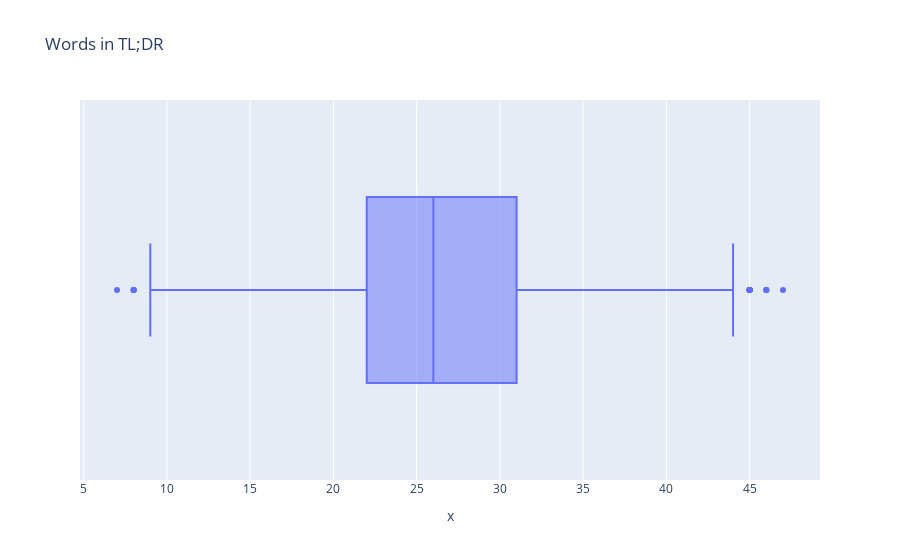

Notebook source saved alongside this figure:
### Code cell
px.box(x=n_words_completion, title="Words in TL;DR")

### Figure 1 — Plotly figure (JSON) as saved in the notebook; plotly's stock layout.template omitted (floating-point values rounded to 4 significant figures; data arrays with more than 128 entries replaced by an {"elided": "..."} marker saying what was removed)
{"data": [{"alignmentgroup": "True", "hovertemplate": "x=%{x}<extra></extra>", "legendgroup": "", "marker": {"color": "#636efa"}, "name": "", "notched": false, "offsetgroup": "", "orientation": "h", "showlegend": false, "type": "box", "x": {"elided": "116722 int values"}, "x0": " ", "xaxis": "x", "y0": " ", "yaxis": "y"}], "layout": {"boxmode": "group", "legend": {"tracegroupgap": 0}, "title": {"text": "Words in TL;DR"}, "xaxis": {"anchor": "y", "domain": [0, 1], "title": {"text": "x"}}, "yaxis": {"anchor": "x", "domain": [0, 1]}}}
